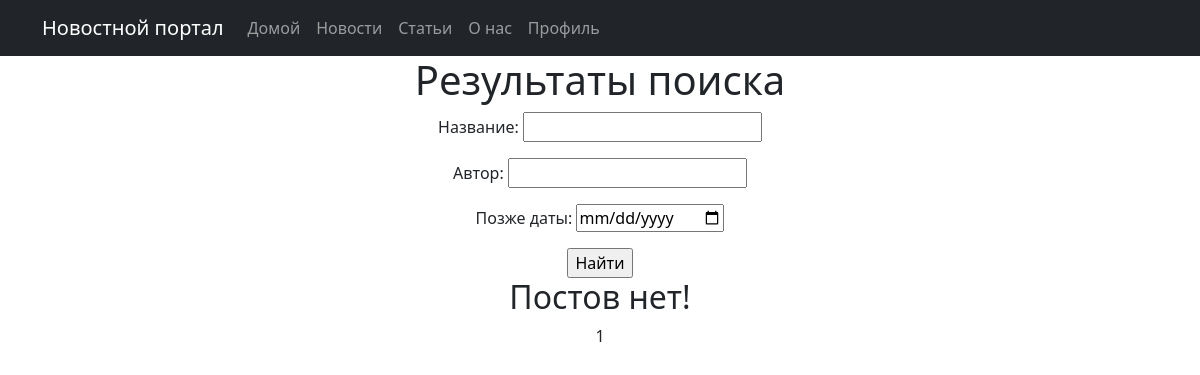
The page /news/search/ on the database as committed earlier.
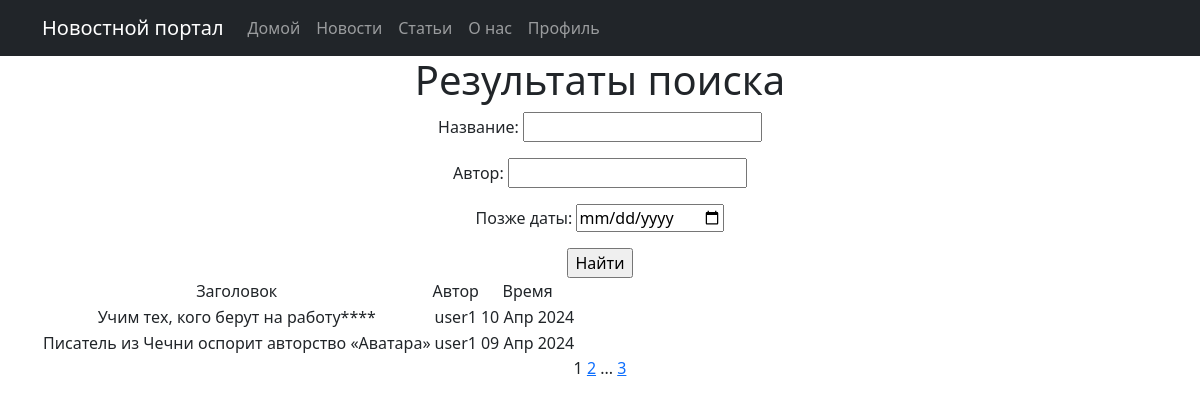
The same page on the database as committed later.
### news/models.py (models this page shows, shortened)
class Post(models.Model):
    author = models.ForeignKey(Author, on_delete=models.CASCADE, verbose_name='Автор')
    TYPES = (
        ('N', 'News'),
        ('A', 'Article'),
    )
    type = models.CharField(max_length=20, choices=TYPES, verbose_name='Тип поста')
    created_at = models.DateTimeField(auto_now_add=True, verbose_name='Дата создания')
    categories = models.ManyToManyField(Category, through='PostCategory', verbose_name='Категории')
    title = models.CharField(max_length=255, verbose_name='Заголовок')
    text = models.TextField(verbose_name='Текст')
    rating = models.IntegerField(default=0, verbose_name='Рейтинг')

class Author(models.Model):
    user = models.OneToOneField(User, on_delete=models.CASCADE)
    rating = models.IntegerField('Рейтинг', default=0)
    def __str__(self):
        return self.user.username

### news/views.py (the view)
# urls.py: path('news/search/', NewsArticleSearchView.as_view(), name='news_search'),
class NewsArticleSearchView(ListView):
    model = Post
    ordering = '-created_at'
    template_name = 'news/search.html'
    context_object_name = 'search_results'
    paginate_by = 2
    def get_queryset(self):
        queryset = super().get_queryset()
        self.filterset = NewsArticFilter(self.request.GET, queryset=queryset)
        return self.filterset.qs
    def get_context_data(self, **kwargs):
        context = super().get_context_data(**kwargs)
        context['filterset'] = self.filterset
        return context

### news/templatetags/custom_filters.py (called while the page is built)
def censor(value):
    unwanted_words = ['редиска', 'сука', 'блять', 'хуй']
    for word in unwanted_words:
        value = value.replace(word, '*' * len(word))
    return value

@register.simple_tag(takes_context=True)
def url_replace(context, **kwargs):
    d = context['request'].GET.copy()
    for k, v in kwargs.items():
        d[k] = v
    return d.urlencode()

### news/templates/news/search.html (shortened to what this page needs)
{% extends 'main/default.html' %}
{% load custom_filters %}
{% block content %}
<div class="feature">
    <h1>Результаты поиска</h1>
    <form action="" method="get">
        {{ filterset.form.as_p }}
        <input type="submit" value="Найти"/>
    </form>
    {% if search_results %}
    <table>
        <tr>
            <td>Заголовок</td>
            <td>Автор</td>
            <td>Время</td>
        </tr>
        {% for post in search_results %}
        <tr>
            <td>{{ post.title|censor }}</td>
            <td>{{ post.author }}</td>
            <td>{{ post.created_at|date:'d M Y' }}</td>
        </tr>
        {% endfor %}
    </table>
    {% else %}
    <h2>Постов нет!</h2>
    {% endif %}
    {{ page_obj.number }}
    {% if page_obj.has_next %}
    <a href="?page={{ page_obj.next_page_number }}">{{ page_obj.next_page_number }}</a>
    {% if paginator.num_pages != page_obj.next_page_number %}
    ...
    <a href="?{% url_replace page=page_obj.paginator.num_pages %}">{{ page_obj.paginator.num_pages }}</a>
    {% endif %}
    {% endif %}
    {% endblock content %}

Rows that differ between the two databases and show on the page:
added Post: title|censor "Учим тех, кого берут на работу****", author "user1", created_at "10 Апр 2024"
added Post: title|censor "Писатель из Чечни оспорит авторство «Аватара»", author "user1", created_at "09 Апр 2024"
Other text that changed with them:
{{ page_obj.next_page_number }}: (not shown) → "2"
{{ page_obj.paginator.num_pages }}: (not shown) → "3"
text no longer shown: "Постов нет!"
text now shown: "Заголовок Автор Время ..."
